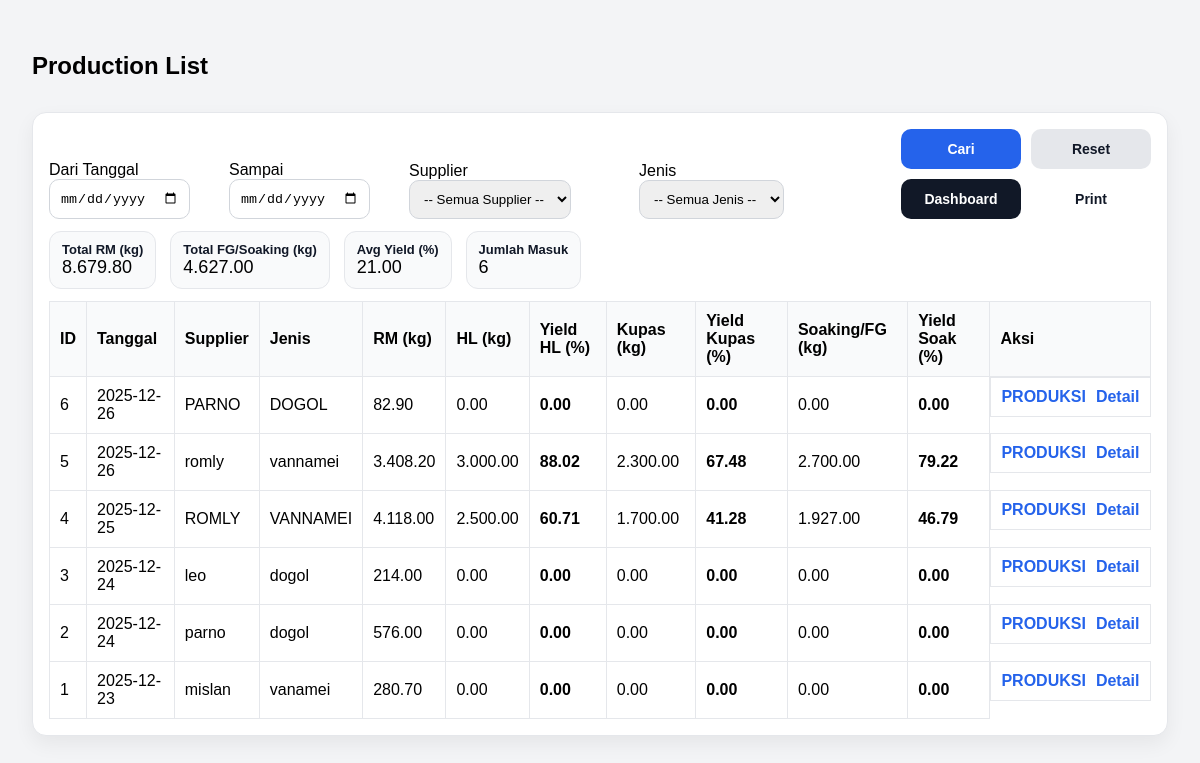
The app's page /production/list (signed in), older data.
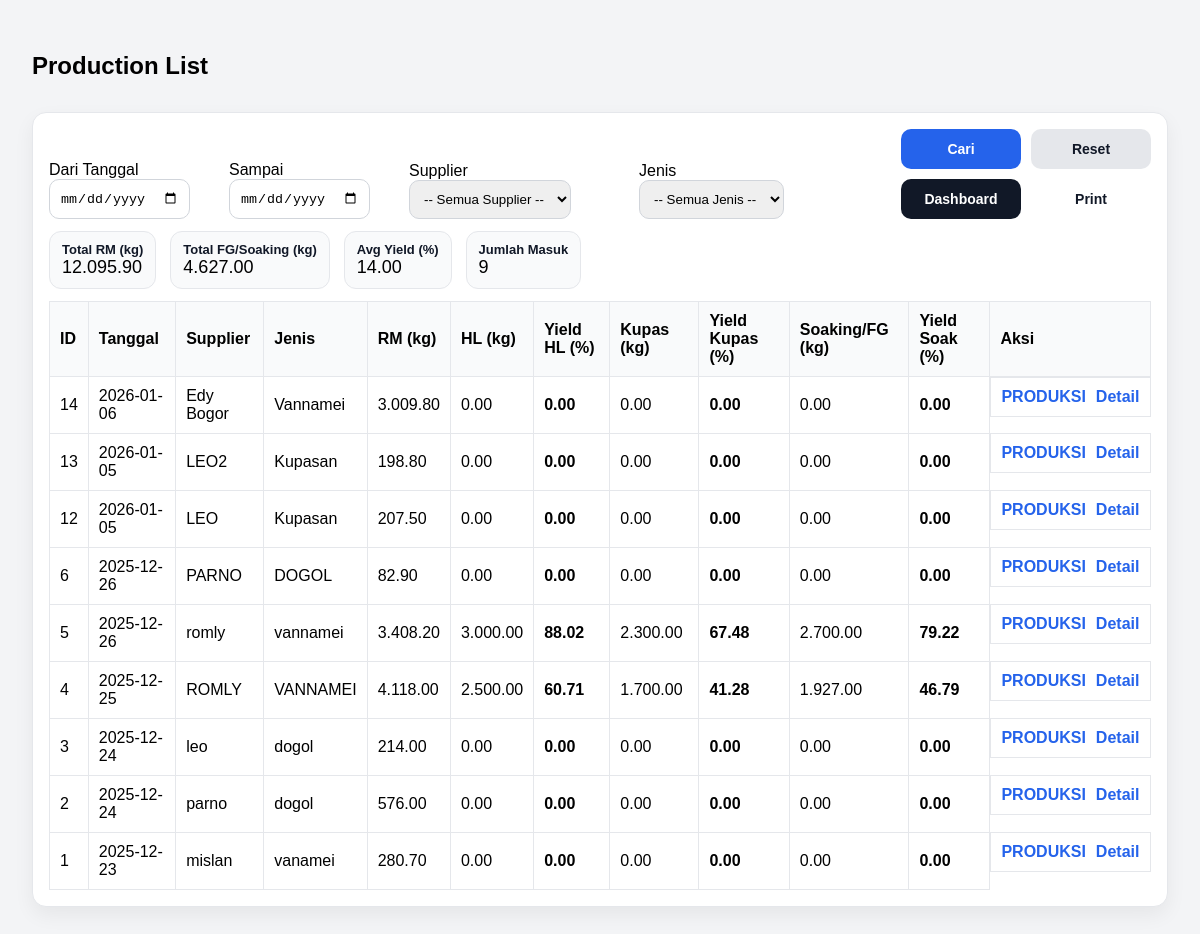
The same page, newer data.
### tables this page shows
CREATE TABLE receiving_header (
            id INTEGER PRIMARY KEY AUTOINCREMENT,
            tanggal TEXT NOT NULL,
            supplier TEXT NOT NULL,
            jenis TEXT,
            fiber REAL,
            created_at TEXT DEFAULT (datetime('now','localtime'))
        );

### app.py (the view)
@app.route("/production/list")
def production_list():
    if not require_login():
        return redirect(url_for("login"))
    start = (request.args.get("start") or "").strip()
    end = (request.args.get("end") or "").strip()
    supplier_q = (request.args.get("supplier") or "").strip()   # akan berisi NAMA supplier
    jenis_q = (request.args.get("jenis") or "").strip()
    conn = get_conn()
    suppliers = conn.execute("SELECT nama FROM supplier WHERE aktif=1 ORDER BY nama").fetchall()
    jenis_list = conn.execute("SELECT nama FROM udang_jenis WHERE aktif=1 ORDER BY id").fetchall()
    where = []
    params = []
    if start and end:
        where.append("r.tanggal BETWEEN ? AND ?")
        params.extend([start, end])
    elif start:
        where.append("r.tanggal >= ?")
        params.append(start)
    elif end:
        where.append("r.tanggal <= ?")
        params.append(end)
    if supplier_q:
        where.append("LOWER(TRIM(r.supplier)) = ?")
        params.append(supplier_q.strip().lower())
    if jenis_q:
        where.append("LOWER(TRIM(r.jenis)) = ?")
        params.append(jenis_q.strip().lower())
    where_sql = ("WHERE " + " AND ".join(where)) if where else ""
    rows = conn.execute(f"""
        SELECT
          r.id AS receiving_id,
          r.tanggal, r.supplier, r.jenis,
          r.total_netto AS rm_kg,

          COALESCE(hl.berat_kg,0) AS hl_kg,
          COALESCE(hl.yield_pct,0) AS hl_yield,

          COALESCE(kp.berat_kg,0) AS kupas_kg,
          COALESCE(kp.yield_pct,0) AS kupas_yield,

          COALESCE(sk.berat_kg,0) AS fg_kg,
          COALESCE(sk.yield_pct,0) AS fg_yield,

          COALESCE(sk.yield_pct,0) AS final_pct
        FROM (
          SELECT h.id, h.tanggal, h.supplier, h.jenis,
                 COALESCE(SUM(COALESCE(p.netto,0)),0) AS total_netto
          FROM receiving_header h
          LEFT JOIN receiving_partai p ON p.header_id=h.id
          GROUP BY h.id
        ) r
        LEFT JOIN production_header ph ON ph.id = (
  SELECT id FROM production_header
  WHERE receiving_id = r.id
  ORDER BY id DESC
  LIMIT 1
)

        LEFT JOIN production_step hl ON hl.production_id=ph.id AND hl.step_name='HL'
        LEFT JOIN production_step kp ON kp.production_id=ph.id AND kp.step_name='KUPAS'
        LEFT JOIN production_step sk ON sk.production_id=ph.id AND sk.step_name='SOAKING'
        {where_sql}
        ORDER BY r.id DESC
    """, params).fetchall()
    summary = {
        "total_rm": sum([(x["rm_kg"] or 0) for x in rows]),
        "total_fg": sum([(x["fg_kg"] or 0) for x in rows]),  # ✅ FIX DI SINI
        "avg_yield": (sum([(x["final_pct"] or 0) for x in rows]) / len(rows)) if rows else 0,
        "count_rows": len(rows),
    }
    conn.close()
    return render_template(
        "production_list.html",
        rows=[dict(r) for r in rows],
        summary=summary,
        start=start,
        end=end,
        supplier=supplier_q,
        jenis=jenis_q,
        suppliers=[s["nama"] for s in suppliers],   # ✅ dropdown data
        jenis_list=[j["nama"] for j in jenis_list], # ✅ dropdown data
    )

### app.py (called while the page is built)
def require_login() -> bool:
    return bool(session.get("user"))

### db.py (called while the page is built)
def get_conn():
    conn = sqlite3.connect(DB_NAME)
    conn.row_factory = sqlite3.Row
    conn.execute("PRAGMA foreign_keys = ON;")
    return conn

### templates/production_list.html (shortened to what this page needs)
<!doctype html>
<html lang="id">
<head>
</head>
<body>
<div class="top">
  <h2>Production List</h2>
</div>
<div class="card">
  <form method="get" action="/production/list" class="filters">
  <div>
    <div>Dari Tanggal</div>
    <input type="date" name="start" value="{{ start }}">
  </div>
  <div>
    <div>Sampai</div>
    <input type="date" name="end" value="{{ end }}">
  </div>
  <div>
    <div>Supplier</div>
    <select name="supplier">
      <option value="">-- Semua Supplier --</option>
    </select>
  </div>
  <div>
    <div>Jenis</div>
    <select name="jenis">
  <option value="">-- Semua Jenis --</option>
</select>
  </div>
<div class="filter-actions">
  <button class="btn btn-primary" type="submit">Cari</button>
  <a class="btn btn-ghost" href="/production/list">Reset</a>
  <a class="btn btn-secondary" href="/dashboard">Dashboard</a>
  <a class="btn btn-outline"
     href="/production/list/print?start={{ start or '' }}&end={{ end or '' }}&supplier={{ supplier or '' }}&jenis={{ jenis or '' }}">
    Print
  </a>
</div>
</form>
  <div class="summary">
    <div class="pill"><b>Total RM (kg)</b>
      <span>{{ "{:,.2f}".format(summary.total_rm or 0).replace(",", ".") }}</span>
    </div>
    <div class="pill"><b>Total FG/Soaking (kg)</b>
      <span>{{ "{:,.2f}".format(summary.total_fg or 0).replace(",", ".") }}</span>
    </div>
    <div class="pill"><b>Avg Yield (%)</b>
      <span>{{ "{:,.2f}".format(summary.avg_yield or 0).replace(",", ".") }}</span>
    </div>
    <div class="pill"><b>Jumlah Masuk</b>
      <span>{{ summary.count_rows or 0 }}</span>
    </div>
  </div>
  <table>
    <thead>
  <tr>
    <th>ID</th>
    <th>Tanggal</th>
    <th>Supplier</th>
    <th>Jenis</th>
    <th class="right">RM (kg)</th>
    <th class="right">HL (kg)</th>
    <th class="right">Yield HL (%)</th>
    <th class="right">Kupas (kg)</th>
    <th class="right">Yield Kupas (%)</th>
    <th class="right">Soaking/FG (kg)</th>
    <th class="right">Yield Soak (%)</th>
      <th>Aksi</th>
  </tr>
</thead>
    <tbody>
      {% for r in rows %}
      <tr>
  <td>{{ r.receiving_id }}</td>
  <td>{{ r.tanggal }}</td>
  <td>{{ r.supplier }}</td>
  <td>{{ r.jenis }}</td>
  <td class="right">{{ "{:,.2f}".format(r.rm_kg or 0).replace(",", ".") }}</td>
  <td class="right">{{ "{:,.2f}".format(r.hl_kg or 0).replace(",", ".") }}</td>
  <td class="right"><b>{{ "{:,.2f}".format(r.hl_yield or 0).replace(",", ".") }}</b></td>
  <td class="right">{{ "{:,.2f}".format(r.kupas_kg or 0).replace(",", ".") }}</td>
  <td class="right"><b>{{ "{:,.2f}".format(r.kupas_yield or 0).replace(",", ".") }}</b></td>
  <td class="right">{{ "{:,.2f}".format(r.fg_kg or 0).replace(",", ".") }}</td>
  <td class="right"><b>{{ "{:,.2f}".format(r.fg_yield or 0).replace(",", ".") }}</b></td>
    <td style="display:flex; gap:10px; align-items:center;">
    <a href="/production/open/{{ r.receiving_id }}">PRODUKSI</a>
    <a href="/receiving/{{ r.receiving_id }}">Detail</a>
  </td>
</tr>
      {% endfor %}
    </tbody>
  </table>
</div>
</body>
</html>

### templates/production_list.html (style rules this page uses)
body { font-family:Arial;padding:24px;background:#f3f4f6 }
.top { display:flex;justify-content:space-between;align-items:center;gap:10px }
.card { background:#fff;border:1px solid #e5e7eb;border-radius:14px;padding:16px;box-shadow:0 8px 20px rgba(0,0,0,.06);margin-top:12px }
table { width:100%;border-collapse:collapse;margin-top:12px }
th,td { border:1px solid #e5e7eb;padding:10px;text-align:left }
th { background:#f9fafb }
input, select { padding:10px;border:1px solid #d1d5db;border-radius:10px }
button.btn, a.btn { width:120px; height:40px; padding:0 !important; display:inline-flex; align-items:center; justify-content:center; box-sizing:border-box; font-size:14px; font-weight:700; line-height:1; border-radius:10px; text-decoration:none; cursor:pointer; border:0; }
.btn-primary { background:#2563eb;color:#fff }
.btn-secondary { background:#111827;color:#fff }
.btn-ghost { background:#e5e7eb;color:#111827 }
.btn-outline { background:#fff;color:#111827;border:1px solid #d1d5db }
a { color:#2563eb;text-decoration:none;font-weight:700 }
.summary { display:flex;gap:14px;flex-wrap:wrap;margin-top:12px }
.pill { background:#f9fafb;border:1px solid #e5e7eb;border-radius:12px;padding:10px 12px }
.pill b { display:block;font-size:13px;color:#111827 }
.pill span { font-size:18px }
.filters { display:grid; grid-template-columns: 170px 170px 220px 220px 1fr; gap:10px; align-items:end; }
.filter-actions { display:flex; gap:10px; justify-content:flex-end; flex-wrap:wrap; }

Row changes from the older to the newer data that the page shows:
added receiving_header: receiving_id "14", tanggal "2026-01-06", supplier "Edy Bogor", jenis "Vannamei", rm_kg "3.009.80", hl_kg "0.00", hl_yield "0.00", kupas_kg "0.00", kupas_yield "0.00", fg_kg "0.00", fg_yield "0.00"
added receiving_header: receiving_id "13", tanggal "2026-01-05", supplier "LEO2", jenis "Kupasan", rm_kg "198.80", hl_kg "0.00", hl_yield "0.00", kupas_kg "0.00", kupas_yield "0.00", fg_kg "0.00", fg_yield "0.00"
added receiving_header: receiving_id "12", tanggal "2026-01-05", supplier "LEO", jenis "Kupasan", rm_kg "207.50", hl_kg "0.00", hl_yield "0.00", kupas_kg "0.00", kupas_yield "0.00", fg_kg "0.00", fg_yield "0.00"
Text that changed along with them:
{{ "{:,.2f}".format(summary.total_rm or 0).replace(",", ".") }}: "8.679.80" → "12.095.90"
{{ "{:,.2f}".format(summary.avg_yield or 0).replace(",", ".") }}: "21.00" → "14.00"
{{ summary.count_rows or 0 }}: "6" → "9"
